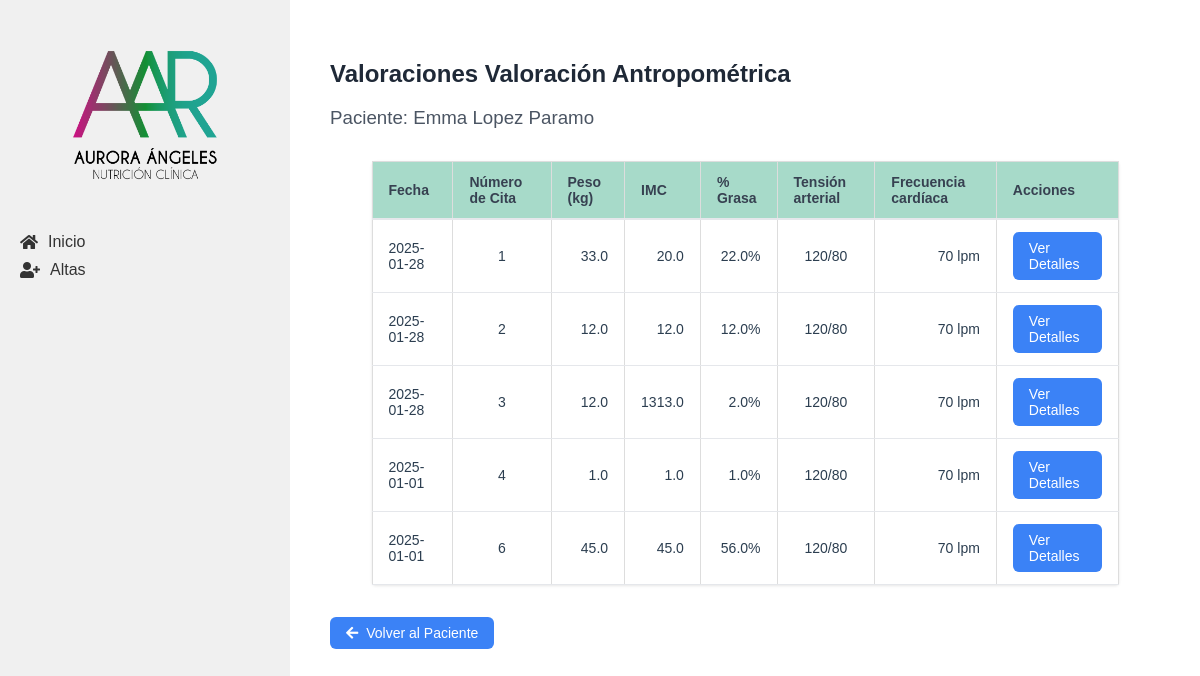
The page /pacientes/1/valoraciones on the database its author committed.
### tables this page shows
CREATE TABLE "pacientes" (
    id INTEGER PRIMARY KEY AUTOINCREMENT,
    nombre TEXT NOT NULL,
    apellido_paterno TEXT NOT NULL,
    apellido_materno TEXT NOT NULL,
    fecha_nacimiento TEXT NOT NULL,
    telefono TEXT,
    correo TEXT UNIQUE NOT NULL,
    ciudad TEXT NOT NULL, `status` TEXT,
    fecha_registro TIMESTAMP DEFAULT CURRENT_TIMESTAMP
);

CREATE TABLE "valoracion_antropometrica" (
    id INTEGER PRIMARY KEY AUTOINCREMENT,
    paciente_id INTEGER NOT NULL,
    numero_cita INTEGER NOT NULL,
    fecha DATE NOT NULL,
    estatura FLOAT NOT NULL,
    peso FLOAT NOT NULL,
    imc FLOAT NOT NULL,
    grasa FLOAT NOT NULL,
    cintura FLOAT NOT NULL,
    torax FLOAT NOT NULL,
    brazo FLOAT NOT NULL,
    cadera FLOAT NOT NULL,
    pierna FLOAT NOT NULL,
    pantorrilla FLOAT NOT NULL,
    tension_arterial TEXT NOT NULL,
    frecuencia_cardiaca INTEGER NOT NULL,
    bicep FLOAT NOT NULL,
    tricep FLOAT NOT NULL,
    suprailiaco FLOAT NOT NULL,
    subescapular FLOAT NOT NULL,
    femoral FLOAT,
    porcentaje_grasa FLOAT NOT NULL,
    ultima_dieta TEXT,
    FOREIGN KEY (paciente_id) REFERENCES pacientes (id)
);

### app/controllers/valoracion_antropometrica.py (the view)
@valoracion.route('/pacientes/<int:paciente_id>/valoraciones')
def lista_valoraciones(paciente_id):
    if paciente_id == 0:
        return redirect(url_for('valoracion.todas_valoraciones'))
    paciente = Paciente.obtener_por_id(paciente_id)
    if not paciente:
        flash('Paciente no encontrado', 'error')
        return redirect(url_for('pacientes.lista_pacientes'))
    valoraciones = ValoracionAntropometrica.obtener_por_paciente(paciente_id)
    return render_template('lista_valoraciones.html', paciente=paciente, valoraciones=valoraciones)

### app/db.py (called while the page is built)
def get_db():
    if 'db' not in g:
        g.db = sqlite3.connect(
            'pacientes.db',
            detect_types=sqlite3.PARSE_DECLTYPES
        )
        g.db.row_factory = sqlite3.Row
    return g.db

def query_db(query, args=(), one=False):
    cur = get_db().execute(query, args)
    rv = cur.fetchall()
    cur.close()
    return (rv[0] if rv else None) if one else rv

### app/models/paciente.py (called while the page is built)
    @staticmethod
    def obtener_por_id(id):
        return query_db('SELECT * FROM pacientes WHERE id = ?', [id], one=True)

### app/models/valoracion_antropometrica.py (called while the page is built)
    @staticmethod
    def obtener_por_paciente(paciente_id):
        return query_db('''
            SELECT * FROM valoracion_antropometrica
            WHERE paciente_id = ?
            ORDER BY fecha DESC
        ''', [paciente_id])

### app/templates/lista_valoraciones.html (shortened to what this page needs)
{% extends "base.html" %}
{% block content %}
<div class="table-container">
    <header class="valoracion-header">
        <h2>Valoraciones Valoración Antropométrica</h2>
        <h3>Paciente: {{ paciente['nombre'] }} {{ paciente['apellido_paterno'] }} {{ paciente['apellido_materno'] }}</h3>
    </header>
    <table class="table">
        <thead>
            <tr>
                <th class="table__header">Fecha</th>
                <th class="table__header">Número de Cita</th>
                <th class="table__header">Peso (kg)</th>
                <th class="table__header">IMC</th>
                <th class="table__header">% Grasa</th>
                <th class="table__header">Tensión arterial</th>
                <th class="table__header">Frecuencia cardíaca</th>
                <th class="table__header">Acciones</th>
            </tr>
        </thead>
        <tbody>
            {% for valoracion in valoraciones %}
            <tr>
                <td class="table__cell">{{ valoracion['fecha'] }}</td>
                <td class="table__cell text-center">{{ valoracion['numero_cita'] }}</td>
                <td class="table__cell text-right">{{ valoracion['peso'] }}</td>
                <td class="table__cell text-right">{{ valoracion['imc'] }}</td>
                <td class="table__cell text-right">{{ valoracion['porcentaje_grasa'] }}%</td>
                <td class="table__cell text-center">{{ valoracion['tension_arterial'] }}</td>
                <td class="table__cell text-right">{{ valoracion['frecuencia_cardiaca'] }} lpm</td>
                <td class="table__cell">
                    <a href="{{ url_for('valoracion.detalle_valoracion', valoracion_id=valoracion['id']) }}"
                        class="action-button">
                        Ver Detalles
                    </a>
                </td>
            </tr>
            {% endfor %}
        </tbody>
    </table>
    <div class="valoracion-actions">
        <a href="{{ url_for('pacientes.detalle_paciente', id=paciente['id']) }}" class="action-button">
            <i class="fas fa-arrow-left"></i> Volver al Paciente
        </a>
    </div>
</div>
{% endblock %}

### app/static/css/style.css (style rules this page uses)
body { font-family: Arial, sans-serif; margin: 0; padding: 0; color: #2c3e50; }
.table { width: 100%; border-collapse: collapse; margin: 20px 0; font-size: 16px; text-align: left; }
.table__header, .table__cell { border: 1px solid #ddd; padding: 8px; text-align: left; }
.table__header { background-color: #f2f2f2; }
.table-container { overflow-x: auto; margin: 0 auto; border-radius: 4px; max-width: 1600px; padding: 20px; }
.table { max-width: 90%; background-color: white; margin: 0 auto; box-shadow: 0 1px 3px rgba(0, 0, 0, 0.1); border-radius: 4px; }
.table__header { padding: 12px 16px; text-align: left; font-weight: 600; font-size: 0.875rem; color: #374151; background-color: #119b6e5e; border-bottom: 2px solid #e5e7eb; }
.table__cell { padding: 12px 16px; font-size: 0.875rem; border-bottom: 1px solid #e5e7eb; }
.text-center { text-align: center; }
.text-right { text-align: right; }
.action-button { display: inline-flex; align-items: center; padding: 0.5rem 1rem; font-size: 0.875rem; font-weight: 500; border-radius: 0.375rem; background-color: #3b82f6; color: white; text-decoration: none; transition: background-color 0.2s; }
.valoracion-header { margin-bottom: 2rem; }
.valoracion-header h2 { color: #1f2937; margin-bottom: 0.5rem; }
.valoracion-header h3 { color: #4b5563; font-weight: normal; }
.valoracion-actions { display: flex; gap: 1rem; margin-top: 2rem; justify-content: flex-start; }
.action-button { display: inline-flex; align-items: center; gap: 0.5rem; padding: 0.5rem 1rem; background-color: #3b82f6; color: white; border-radius: 0.375rem; text-decoration: none; font-size: 0.875rem; font-weight: 500; transition: background-color 0.2s; }

### rows shown on the page
pacientes: nombre "Emma", apellido_paterno "Lopez", apellido_materno "Paramo"
valoracion_antropometrica: fecha "2025-01-28", numero_cita "1", peso "33.0", imc "20.0", porcentaje_grasa "22.0", tension_arterial "120/80", frecuencia_cardiaca "70"
valoracion_antropometrica: fecha "2025-01-28", numero_cita "2", peso "12.0", imc "12.0", porcentaje_grasa "12.0", tension_arterial "120/80", frecuencia_cardiaca "70"
valoracion_antropometrica: fecha "2025-01-28", numero_cita "3", peso "12.0", imc "1313.0", porcentaje_grasa "2.0", tension_arterial "120/80", frecuencia_cardiaca "70"
valoracion_antropometrica: fecha "2025-01-01", numero_cita "4", peso "1.0", imc "1.0", porcentaje_grasa "1.0", tension_arterial "120/80", frecuencia_cardiaca "70"
valoracion_antropometrica: fecha "2025-01-01", numero_cita "6", peso "45.0", imc "45.0", porcentaje_grasa "56.0", tension_arterial "120/80", frecuencia_cardiaca "70"
